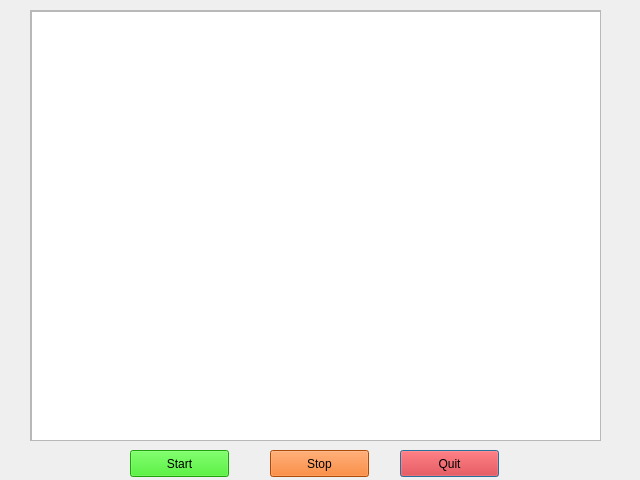
<?xml version="1.0" encoding="UTF-8"?>
<ui version="4.0">
 <class>CDemo</class>
 <widget class="QDialog" name="CDemo">
  <property name="geometry">
   <rect>
    <x>0</x>
    <y>0</y>
    <width>640</width>
    <height>480</height>
   </rect>
  </property>
  <property name="windowTitle">
   <string>Dialog</string>
  </property>
  <widget class="QPushButton" name="pushButton">
   <property name="geometry">
    <rect>
     <x>400</x>
     <y>450</y>
     <width>99</width>
     <height>27</height>
    </rect>
   </property>
   <property name="styleSheet">
    <string notr="true">background-color: rgb(243, 16, 16);
alternate-background-color: rgb(248, 11, 11);</string>
   </property>
   <property name="text">
    <string>Quit</string>
   </property>
  </widget>
  <widget class="QPushButton" name="pushButton_2">
   <property name="geometry">
    <rect>
     <x>130</x>
     <y>450</y>
     <width>99</width>
     <height>27</height>
    </rect>
   </property>
   <property name="styleSheet">
    <string notr="true">background-color: rgb(40, 227, 14);
alternate-background-color: rgb(30, 243, 13);</string>
   </property>
   <property name="text">
    <string>Start</string>
   </property>
  </widget>
  <widget class="QPushButton" name="pushButton_3">
   <property name="geometry">
    <rect>
     <x>270</x>
     <y>450</y>
     <width>99</width>
     <height>27</height>
    </rect>
   </property>
   <property name="styleSheet">
    <string notr="true">background-color: rgb(242, 104, 11);
alternate-background-color: rgb(242, 104, 11);</string>
   </property>
   <property name="text">
    <string>Stop</string>
   </property>
  </widget>
  <widget class="QScrollArea" name="scrollArea">
   <property name="geometry">
    <rect>
     <x>30</x>
     <y>10</y>
     <width>571</width>
     <height>431</height>
    </rect>
   </property>
   <property name="widgetResizable">
    <bool>true</bool>
   </property>
   <widget class="QWidget" name="scrollAreaWidgetContents">
    <property name="geometry">
     <rect>
      <x>0</x>
      <y>0</y>
      <width>569</width>
      <height>429</height>
     </rect>
    </property>
    <widget class="QTextEdit" name="textEdit">
     <property name="geometry">
      <rect>
       <x>0</x>
       <y>0</y>
       <width>571</width>
       <height>431</height>
      </rect>
     </property>
    </widget>
   </widget>
  </widget>
 </widget>
 <resources/>
 <connections/>
</ui>
